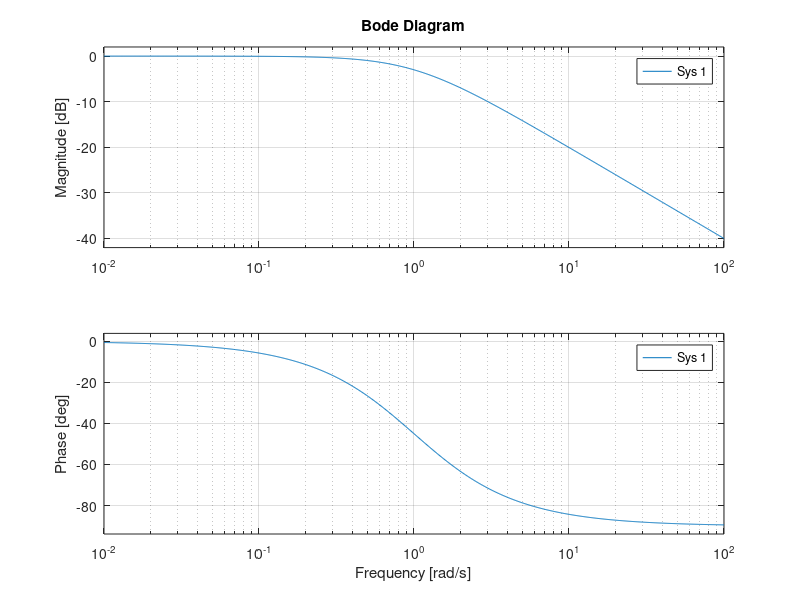

This figure's MATLAB source:
s = tf('s');
lead = (s+2)/(s+1);
lead_inv = 1 / lead;
lead_40 = 40 * lead;

lead_d = lead /60;
lead_d_inv = 1 / lead_d

bode((1/(s+1)));
% hold on
% bode(1/s);
% bode(s + 1/s);
% plot


legend('show');
% bode(s / s);